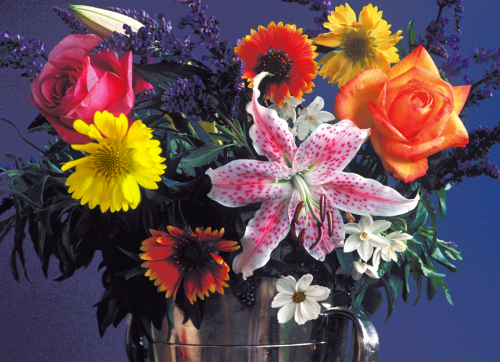
%> input picture Img_lib/flowers.bmp, 500 x 362 px
$ octave Color_Transformation_3b.m   (GNU Octave 9; MATLAB toolbox functions it lacks are replaced by stand-ins)
%> lines starting %> are read from the running program, lines starting %| are printed output that depends on the picture
% input image = flowers.bmp
Img= double(imread('D:\STUDY\DIP\img_lib\flowers.bmp'));
figure(2);
imshow('D:\STUDY\DIP\img_lib\flowers.bmp');
title('original image')
%Separating RGB components.
Red=Img(:,:,1);
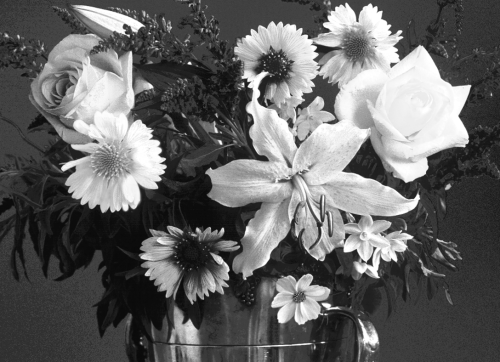
%> Red: size 362x500 double; min 9, max 255, mean 99.9
Green=Img(:,:,2);
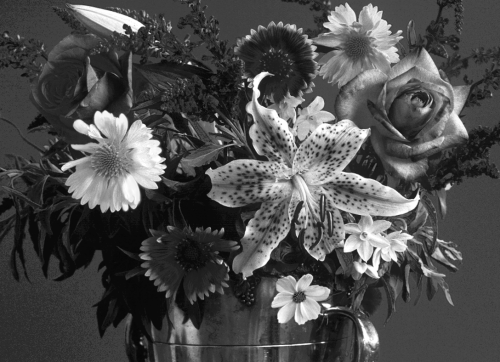
%> Green: size 362x500 double; min 6, max 255, mean 76.9
Blue=Img(:,:,3);
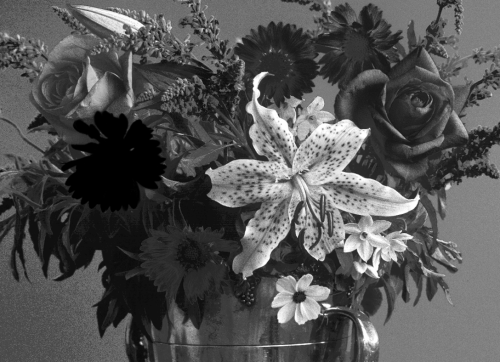
%> Blue: size 362x500 double; min 0, max 255, mean 83.7
%converting RGB into Y Cg Co
Y_Lumi=1/2*(Green + (Red+Blue)/2);
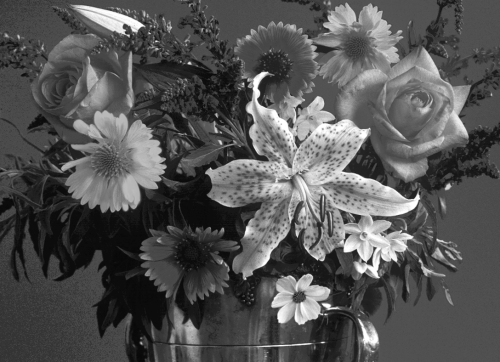
%> Y_Lumi: size 362x500 double; min 8, max 255, mean 84.4
Cg_Chro=1/2*(Green - (Red+Blue)/2);
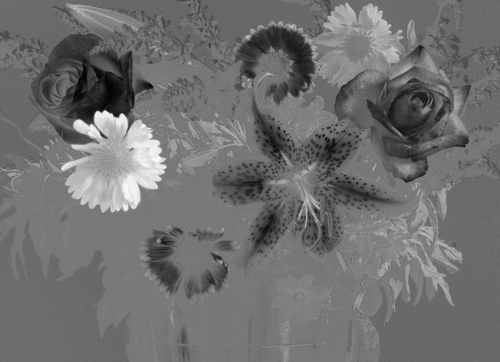
%> Cg_Chro: size 362x500 double; min -67, max 68.5, mean -7.4; drawn with min black and max white
Co_Chro=(Red- Blue)/2;
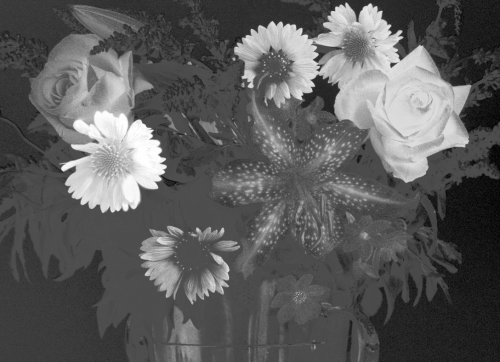
%> Co_Chro: size 362x500 double; min -58.5, max 127.5, mean 8.1; drawn with min black and max white
figure(3);
subplot(2,3,1);
image(uint8(Y_Lumi));
title('Y - Image');
subplot(2,3,2);
image(uint8(Cg_Chro));
title('Cg - Image');
subplot(2,3,3);
image(uint8(Co_Chro));
title('Co - Image');
%RGB Components
R_comp=2*Y_Lumi - 2*Cg_Chro + 2*Co_Chro;
G_comp=Y_Lumi + Cg_Chro;
B_comp=Y_Lumi-Cg_Chro-Co_Chro;
subplot(2,3,4);
image(uint8(R_comp));
title('R - Image');
subplot(2,3,5);
image(uint8(G_comp));
title('G - Image');
subplot(2,3,6);
image(uint8(B_comp));
title('B - Image');
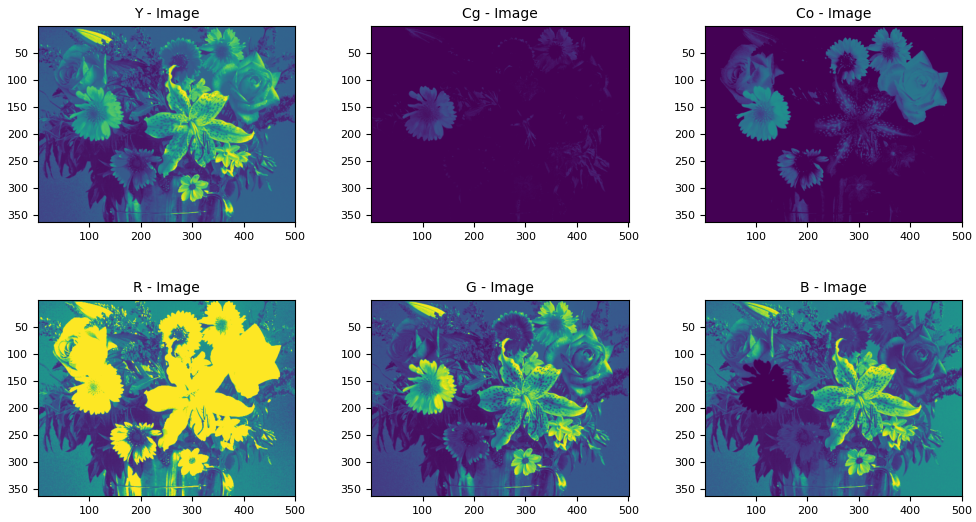
%> figure redrawn from the program's plot data, 6 panels
